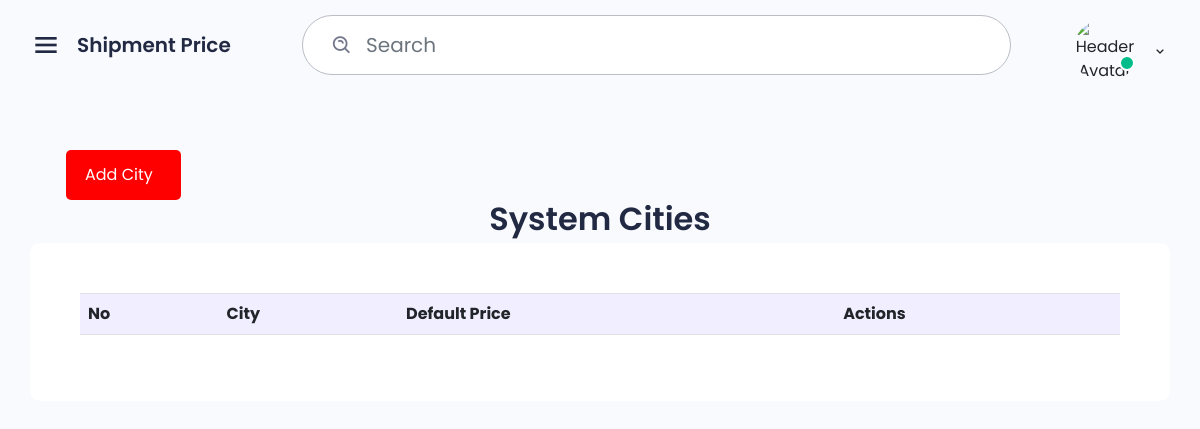
/shipmentprice/2 (signed in), run on an earlier commit of the app's database.
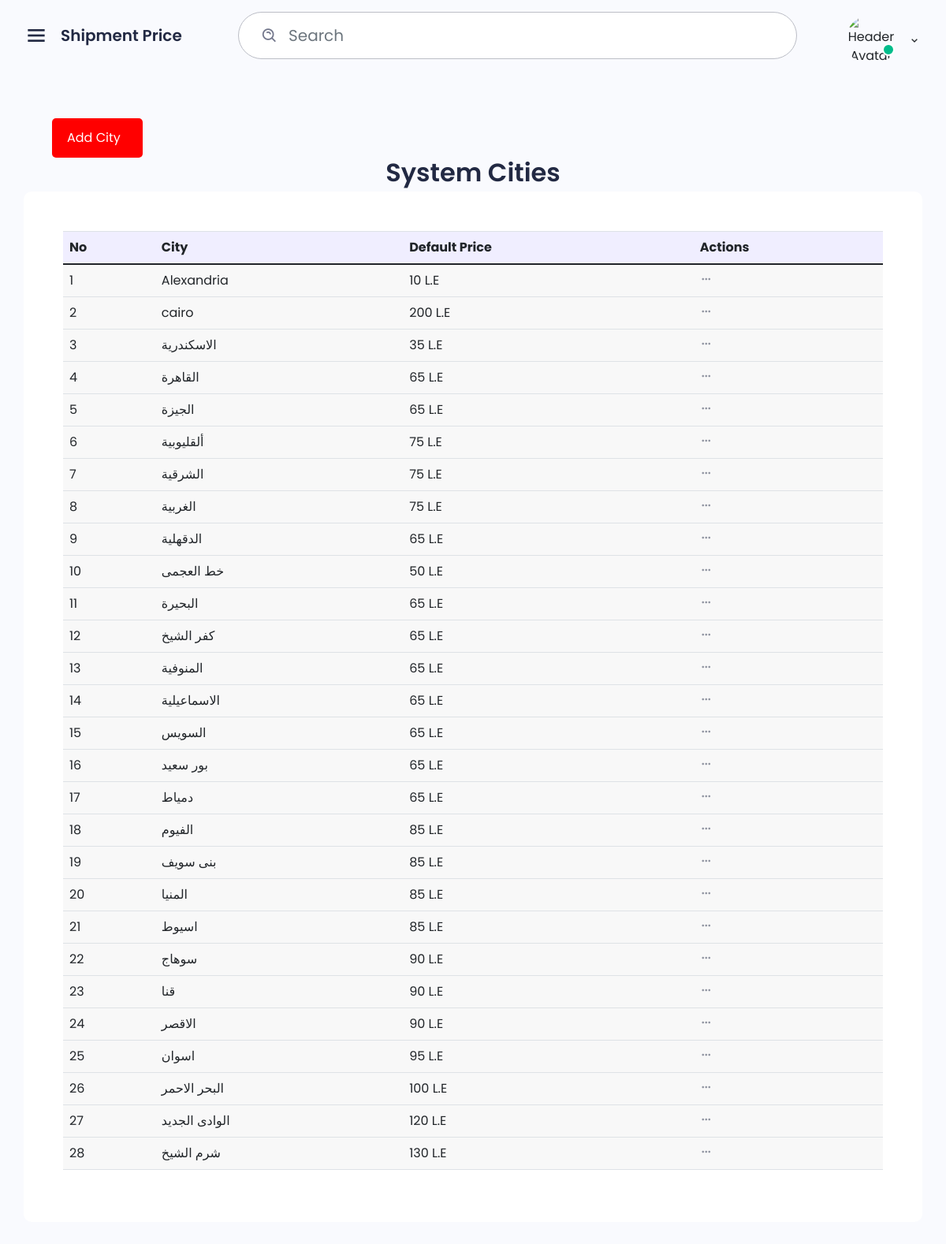
And on a later commit of the database.
### app.py (models this page shows)
class ShippingPrice(db.Model):
      id = db.Column(db.Integer, primary_key=True)
      user_id = db.Column(db.Integer, db.ForeignKey('user.id'), nullable=False)
      city = db.Column(db.String(80), nullable=False)
      price = db.Column(db.String(80), nullable=False)
      created_at = db.Column(db.DateTime, server_default=db.func.now())

### app.py (the view)
@app.route('/shipmentprice/<int:id>')
def shipmentprice(id):
      if not session.get('logged_in'):
            return redirect(url_for('admin_login'))
      user = User.query.get_or_404(id)
      shipmentprice = ShippingPrice.query.filter_by(user_id=id).all()
      context = {
            'title': "Shipment Price",
            'user': user,
            'cities': shipmentprice
      }
      return render_template('shipmentprice.html', **context)

### templates/shipmentprice.html (shortened to what this page needs)
{% extends 'base.html' %}
{% block content %}
<div class="row">
    <div class="col-12">
        <center>
                            <div class="list-action">
                                <a href="#" class="add" data-toggle="modal" data-target="#add_city">Add City</a>
                            </div>
            <h2>System Cities</h2>
        </center>
        <div class="box">
        <div class="box">
            <div class="box-body">
                <div class="table-responsive">
                    <table class="table table-vcenter text-nowrap table-bordered dataTable no-footer" id="cities-table" role="grid">
                        <thead>
                            <tr class="top">
                                <th>No</th>
                                <th>City</th>
                                <th>Default Price</th>
                                <th>Actions</th>
                            </tr>
                        </thead>
                        <tbody>
                            {% for city in cities %}
                            <tr>
                                <td>{{ loop.index }}</td>
                                <td>{{ city.city }}</td>
                                <td>{{ city.price }} L.E </td>
                                <td>
                                    <div class="dropdown">
                                        <a href="javascript:void(0);" class="btn-link" data-bs-toggle="dropdown" aria-expanded="false">
                                            <i class="bx bx-dots-horizontal-rounded"></i>
                                        </a>
                                    </div>
                                </td>
                            </tr>
                            {% endfor %}
                        </tbody>
                    </table>
                </div>
            </div>
        </div>
    </div>
</div>
{% endblock %}

What changed in the data, as far as the page shows it:
added ShippingPrice: city "Alexandria", price "10"
added ShippingPrice: city "cairo", price "200"
added ShippingPrice: city "الاسكندرية", price "35"
added ShippingPrice: city "القاهرة", price "65"
added ShippingPrice: city "الجيزة", price "65"
added ShippingPrice: city "ألقليوبية", price "75"
added ShippingPrice: city "الشرقية", price "75"
added ShippingPrice: city "الغربية", price "75"
added ShippingPrice: city "الدقهلية", price "65"
added ShippingPrice: city "خط العجمى", price "50"
added ShippingPrice: city "البحيرة", price "65"
added ShippingPrice: city "كفر الشيخ", price "65"
added ShippingPrice: city "المنوفية", price "65"
added ShippingPrice: city "الاسماعيلية", price "65"
added ShippingPrice: city "السويس", price "65"
added ShippingPrice: city "بور سعيد", price "65"
added ShippingPrice: city "دمياط", price "65"
added ShippingPrice: city "الفيوم", price "85"
added ShippingPrice: city "بنى سويف", price "85"
added ShippingPrice: city "المنيا", price "85"
added ShippingPrice: city "اسيوط", price "85"
added ShippingPrice: city "سوهاج", price "90"
added ShippingPrice: city "قنا", price "90"
added ShippingPrice: city "الاقصر", price "90"
added ShippingPrice: city "اسوان", price "95"
added ShippingPrice: city "البحر الاحمر", price "100"
added ShippingPrice: city "الوادى الجديد", price "120"
added ShippingPrice: city "شرم الشيخ", price "130"
